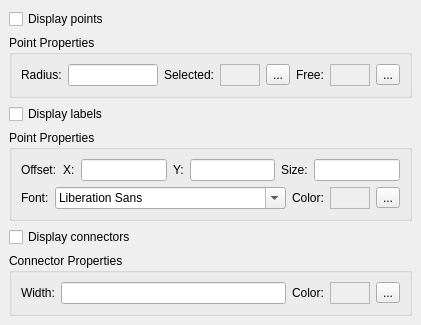
<ui version="4.0" >
 <class>SelectorProperties</class>
 <widget class="QDialog" name="SelectorProperties" >
  <property name="geometry" >
   <rect>
    <x>0</x>
    <y>0</y>
    <width>409</width>
    <height>305</height>
   </rect>
  </property>
  <property name="sizePolicy" >
   <sizepolicy>
    <hsizetype>5</hsizetype>
    <vsizetype>0</vsizetype>
    <horstretch>0</horstretch>
    <verstretch>0</verstretch>
   </sizepolicy>
  </property>
  <property name="maximumSize" >
   <size>
    <width>600</width>
    <height>305</height>
   </size>
  </property>
  <property name="windowTitle" >
   <string>Selector Control Properties</string>
  </property>
  <layout class="QGridLayout" >
   <property name="margin" >
    <number>9</number>
   </property>
   <property name="spacing" >
    <number>6</number>
   </property>
   <item row="0" column="0" >
    <layout class="QVBoxLayout" >
     <property name="margin" >
      <number>0</number>
     </property>
     <property name="spacing" >
      <number>6</number>
     </property>
     <item>
      <widget class="QCheckBox" name="displayPoints_" >
       <property name="text" >
        <string>Display points</string>
       </property>
      </widget>
     </item>
     <item>
      <widget class="QGroupBox" name="pointProperties_" >
       <property name="sizePolicy" >
        <sizepolicy>
         <hsizetype>5</hsizetype>
         <vsizetype>0</vsizetype>
         <horstretch>0</horstretch>
         <verstretch>0</verstretch>
        </sizepolicy>
       </property>
       <property name="title" >
        <string>Point Properties</string>
       </property>
       <layout class="QGridLayout" >
        <property name="margin" >
         <number>9</number>
        </property>
        <property name="spacing" >
         <number>6</number>
        </property>
        <item row="0" column="0" >
         <layout class="QHBoxLayout" >
          <property name="margin" >
           <number>0</number>
          </property>
          <property name="spacing" >
           <number>6</number>
          </property>
          <item>
           <widget class="QLabel" name="label_3" >
            <property name="text" >
             <string>Radius:</string>
            </property>
           </widget>
          </item>
          <item>
           <widget class="QLineEdit" name="radius_" />
          </item>
          <item>
           <widget class="QLabel" name="label_9" >
            <property name="text" >
             <string>Selected:</string>
            </property>
           </widget>
          </item>
          <item>
           <widget class="QFrame" name="frame" >
            <property name="sizePolicy" >
             <sizepolicy>
              <hsizetype>0</hsizetype>
              <vsizetype>5</vsizetype>
              <horstretch>0</horstretch>
              <verstretch>0</verstretch>
             </sizepolicy>
            </property>
            <property name="minimumSize" >
             <size>
              <width>40</width>
              <height>16</height>
             </size>
            </property>
            <property name="frameShape" >
             <enum>QFrame::StyledPanel</enum>
            </property>
            <property name="frameShadow" >
             <enum>QFrame::Raised</enum>
            </property>
            <layout class="QGridLayout" >
             <property name="margin" >
              <number>1</number>
             </property>
             <property name="spacing" >
              <number>1</number>
             </property>
             <item row="0" column="0" >
              <widget class="QWidget" native="1" name="selectedColorDisplayer_" >
               <property name="autoFillBackground" >
                <bool>true</bool>
               </property>
              </widget>
             </item>
            </layout>
           </widget>
          </item>
          <item>
           <widget class="QToolButton" name="selectSelectedColor_" >
            <property name="text" >
             <string>...</string>
            </property>
           </widget>
          </item>
          <item>
           <widget class="QLabel" name="label_10" >
            <property name="text" >
             <string>Free:</string>
            </property>
           </widget>
          </item>
          <item>
           <widget class="QFrame" name="frame_2" >
            <property name="sizePolicy" >
             <sizepolicy>
              <hsizetype>0</hsizetype>
              <vsizetype>5</vsizetype>
              <horstretch>0</horstretch>
              <verstretch>0</verstretch>
             </sizepolicy>
            </property>
            <property name="minimumSize" >
             <size>
              <width>40</width>
              <height>16</height>
             </size>
            </property>
            <property name="frameShape" >
             <enum>QFrame::StyledPanel</enum>
            </property>
            <property name="frameShadow" >
             <enum>QFrame::Raised</enum>
            </property>
            <layout class="QGridLayout" >
             <property name="margin" >
              <number>1</number>
             </property>
             <property name="spacing" >
              <number>1</number>
             </property>
             <item row="0" column="0" >
              <widget class="QWidget" native="1" name="freeColorDisplayer_" >
               <property name="autoFillBackground" >
                <bool>true</bool>
               </property>
              </widget>
             </item>
            </layout>
           </widget>
          </item>
          <item>
           <widget class="QToolButton" name="selectFreeColor_" >
            <property name="text" >
             <string>...</string>
            </property>
           </widget>
          </item>
         </layout>
        </item>
       </layout>
      </widget>
     </item>
     <item>
      <widget class="QCheckBox" name="displayLabels_" >
       <property name="text" >
        <string>Display labels</string>
       </property>
      </widget>
     </item>
     <item>
      <widget class="QGroupBox" name="labelProperties_" >
       <property name="sizePolicy" >
        <sizepolicy>
         <hsizetype>5</hsizetype>
         <vsizetype>0</vsizetype>
         <horstretch>0</horstretch>
         <verstretch>0</verstretch>
        </sizepolicy>
       </property>
       <property name="title" >
        <string>Point Properties</string>
       </property>
       <layout class="QGridLayout" >
        <property name="margin" >
         <number>9</number>
        </property>
        <property name="spacing" >
         <number>6</number>
        </property>
        <item row="0" column="0" >
         <layout class="QVBoxLayout" >
          <property name="margin" >
           <number>0</number>
          </property>
          <property name="spacing" >
           <number>6</number>
          </property>
          <item>
           <layout class="QHBoxLayout" >
            <property name="margin" >
             <number>0</number>
            </property>
            <property name="spacing" >
             <number>6</number>
            </property>
            <item>
             <widget class="QLabel" name="label_5" >
              <property name="text" >
               <string>Offset:</string>
              </property>
             </widget>
            </item>
            <item>
             <widget class="QLabel" name="label_6" >
              <property name="text" >
               <string>X:</string>
              </property>
             </widget>
            </item>
            <item>
             <widget class="QLineEdit" name="labelXOffset_" >
              <property name="sizePolicy" >
               <sizepolicy>
                <hsizetype>0</hsizetype>
                <vsizetype>0</vsizetype>
                <horstretch>0</horstretch>
                <verstretch>0</verstretch>
               </sizepolicy>
              </property>
              <property name="minimumSize" >
               <size>
                <width>70</width>
                <height>0</height>
               </size>
              </property>
             </widget>
            </item>
            <item>
             <widget class="QLabel" name="label_7" >
              <property name="text" >
               <string>Y:</string>
              </property>
             </widget>
            </item>
            <item>
             <widget class="QLineEdit" name="labelYOffset_" >
              <property name="sizePolicy" >
               <sizepolicy>
                <hsizetype>0</hsizetype>
                <vsizetype>0</vsizetype>
                <horstretch>0</horstretch>
                <verstretch>0</verstretch>
               </sizepolicy>
              </property>
              <property name="minimumSize" >
               <size>
                <width>70</width>
                <height>0</height>
               </size>
              </property>
             </widget>
            </item>
            <item>
             <widget class="QLabel" name="label_11" >
              <property name="text" >
               <string>Size:</string>
              </property>
             </widget>
            </item>
            <item>
             <widget class="QLineEdit" name="labelSize_" />
            </item>
           </layout>
          </item>
          <item>
           <layout class="QHBoxLayout" >
            <property name="margin" >
             <number>0</number>
            </property>
            <property name="spacing" >
             <number>6</number>
            </property>
            <item>
             <widget class="QLabel" name="label_4" >
              <property name="text" >
               <string>Font:</string>
              </property>
             </widget>
            </item>
            <item>
             <widget class="QFontComboBox" name="labelFont_" />
            </item>
            <item>
             <widget class="QLabel" name="label_8" >
              <property name="text" >
               <string>Color:</string>
              </property>
             </widget>
            </item>
            <item>
             <widget class="QFrame" name="frame_3" >
              <property name="sizePolicy" >
               <sizepolicy>
                <hsizetype>0</hsizetype>
                <vsizetype>5</vsizetype>
                <horstretch>0</horstretch>
                <verstretch>0</verstretch>
               </sizepolicy>
              </property>
              <property name="minimumSize" >
               <size>
                <width>40</width>
                <height>16</height>
               </size>
              </property>
              <property name="frameShape" >
               <enum>QFrame::StyledPanel</enum>
              </property>
              <property name="frameShadow" >
               <enum>QFrame::Raised</enum>
              </property>
              <layout class="QGridLayout" >
               <property name="margin" >
                <number>1</number>
               </property>
               <property name="spacing" >
                <number>1</number>
               </property>
               <item row="0" column="0" >
                <widget class="QWidget" native="1" name="labelColorDisplayer_" >
                 <property name="autoFillBackground" >
                  <bool>true</bool>
                 </property>
                </widget>
               </item>
              </layout>
             </widget>
            </item>
            <item>
             <widget class="QToolButton" name="labelColor_" >
              <property name="text" >
               <string>...</string>
              </property>
             </widget>
            </item>
           </layout>
          </item>
         </layout>
        </item>
       </layout>
      </widget>
     </item>
     <item>
      <widget class="QCheckBox" name="displayConnectors_" >
       <property name="text" >
        <string>Display connectors</string>
       </property>
      </widget>
     </item>
     <item>
      <widget class="QGroupBox" name="connectorProperties_" >
       <property name="sizePolicy" >
        <sizepolicy>
         <hsizetype>5</hsizetype>
         <vsizetype>0</vsizetype>
         <horstretch>0</horstretch>
         <verstretch>0</verstretch>
        </sizepolicy>
       </property>
       <property name="title" >
        <string>Connector Properties</string>
       </property>
       <layout class="QGridLayout" >
        <property name="margin" >
         <number>9</number>
        </property>
        <property name="spacing" >
         <number>6</number>
        </property>
        <item row="0" column="0" >
         <layout class="QHBoxLayout" >
          <property name="margin" >
           <number>0</number>
          </property>
          <property name="spacing" >
           <number>6</number>
          </property>
          <item>
           <widget class="QLabel" name="label" >
            <property name="text" >
             <string>Width:</string>
            </property>
           </widget>
          </item>
          <item>
           <widget class="QLineEdit" name="connectorWidth_" />
          </item>
          <item>
           <widget class="QLabel" name="label_2" >
            <property name="text" >
             <string>Color:</string>
            </property>
           </widget>
          </item>
          <item>
           <widget class="QFrame" name="frame_4" >
            <property name="sizePolicy" >
             <sizepolicy>
              <hsizetype>0</hsizetype>
              <vsizetype>5</vsizetype>
              <horstretch>0</horstretch>
              <verstretch>0</verstretch>
             </sizepolicy>
            </property>
            <property name="minimumSize" >
             <size>
              <width>40</width>
              <height>16</height>
             </size>
            </property>
            <property name="frameShape" >
             <enum>QFrame::StyledPanel</enum>
            </property>
            <property name="frameShadow" >
             <enum>QFrame::Raised</enum>
            </property>
            <layout class="QGridLayout" >
             <property name="margin" >
              <number>1</number>
             </property>
             <property name="spacing" >
              <number>1</number>
             </property>
             <item row="0" column="0" >
              <widget class="QWidget" native="1" name="connectorColorDisplayer_" >
               <property name="autoFillBackground" >
                <bool>true</bool>
               </property>
              </widget>
             </item>
            </layout>
           </widget>
          </item>
          <item>
           <widget class="QToolButton" name="connectorColor_" >
            <property name="text" >
             <string>...</string>
            </property>
           </widget>
          </item>
         </layout>
        </item>
       </layout>
      </widget>
     </item>
    </layout>
   </item>
  </layout>
 </widget>
 <resources/>
 <connections>
  <connection>
   <sender>displayPoints_</sender>
   <signal>clicked(bool)</signal>
   <receiver>pointProperties_</receiver>
   <slot>setEnabled(bool)</slot>
   <hints>
    <hint type="sourcelabel" >
     <x>93</x>
     <y>50</y>
    </hint>
    <hint type="destinationlabel" >
     <x>244</x>
     <y>75</y>
    </hint>
   </hints>
  </connection>
  <connection>
   <sender>displayLabels_</sender>
   <signal>clicked(bool)</signal>
   <receiver>labelProperties_</receiver>
   <slot>setEnabled(bool)</slot>
   <hints>
    <hint type="sourcelabel" >
     <x>122</x>
     <y>156</y>
    </hint>
    <hint type="destinationlabel" >
     <x>465</x>
     <y>271</y>
    </hint>
   </hints>
  </connection>
  <connection>
   <sender>displayConnectors_</sender>
   <signal>clicked(bool)</signal>
   <receiver>connectorProperties_</receiver>
   <slot>setEnabled(bool)</slot>
   <hints>
    <hint type="sourcelabel" >
     <x>153</x>
     <y>329</y>
    </hint>
    <hint type="destinationlabel" >
     <x>247</x>
     <y>355</y>
    </hint>
   </hints>
  </connection>
 </connections>
</ui>
